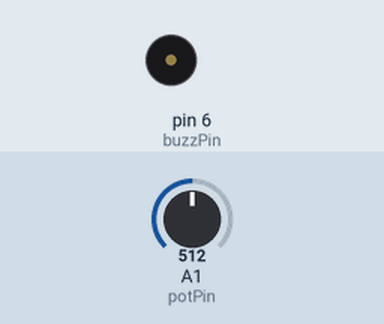
A sketch run on a simulated Arduino Uno, built with avr-gcc and run on an emulated ATmega328P. Parts: buzzer (waves = sounding, pin HIGH). The inputs (shaded band) are chosen by the test bench; at power-on: A1 (potPin) = 512.

Above: at 1.2 s.
1.3 s: A1 (potPin) set to 985
2.8 s: A1 (potPin) set to 1011
At 3.7 s:
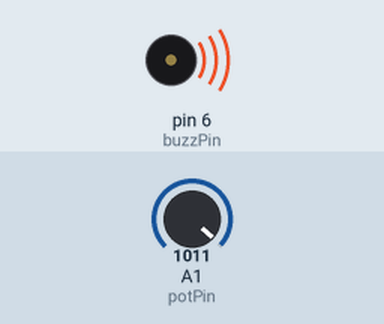
4.3 s: A1 (potPin) set to 990
At 4.9 s:
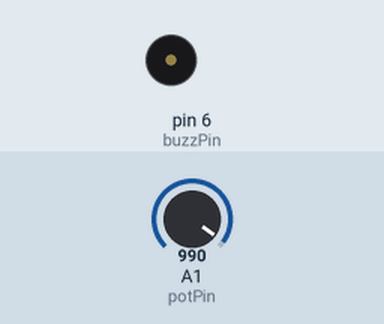
5.8 s: A1 (potPin) set to 1010
At 7.2 s:
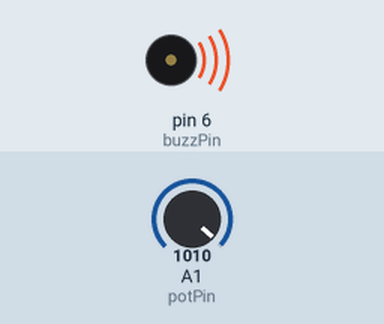
Timing chart, 0 to 8.3 s (numbered marks = the images above; inputs shaded):
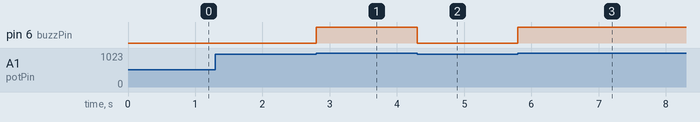

Measured:
- the behaviour switches between 1000 and 1001 on A1 (potPin) (found by bisection; images 0 and 1)
- after the input at 1.3 s, every drawn part: stays the same
- after the input at 2.8 s, pin 6 (buzzPin): LOW → HIGH at once
- after the input at 4.3 s, pin 6 (buzzPin): HIGH → LOW at once
- after the input at 5.8 s, pin 6 (buzzPin): LOW → HIGH at once

The sketch:

22_buzz.ino
```cpp
int potVal;
int buzzPin=6;
int dt=2000;
int potPin = A1;


void setup() {
  // put your setup code here, to run once:
 Serial.begin(9600);
pinMode(potPin, INPUT);
pinMode(buzzPin,OUTPUT);
}

void loop() {
  // put your main code here, to run repeatedly:
potVal=analogRead(potPin);
  while (potVal>1000) {
    digitalWrite(buzzPin, HIGH);
    potVal=analogRead(potPin);

}
    digitalWrite(buzzPin, LOW);

}
```
